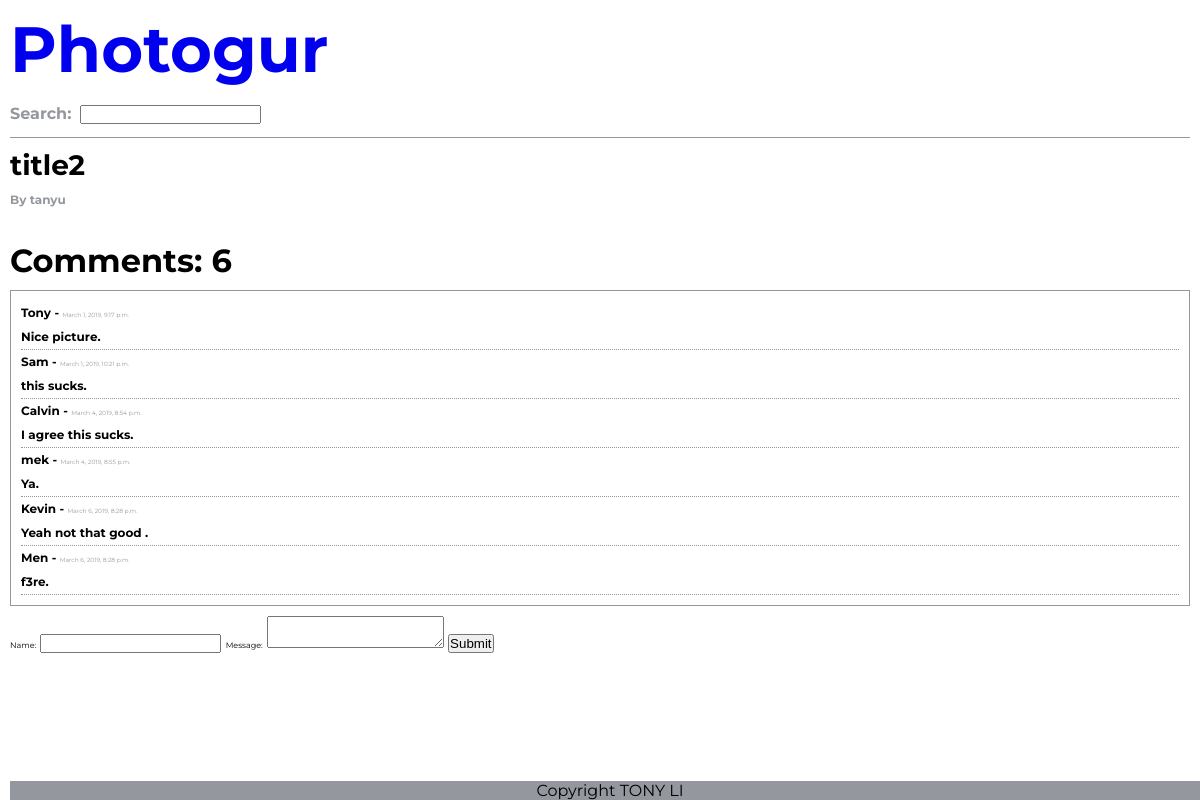
The app's page /pictures/2, older data.
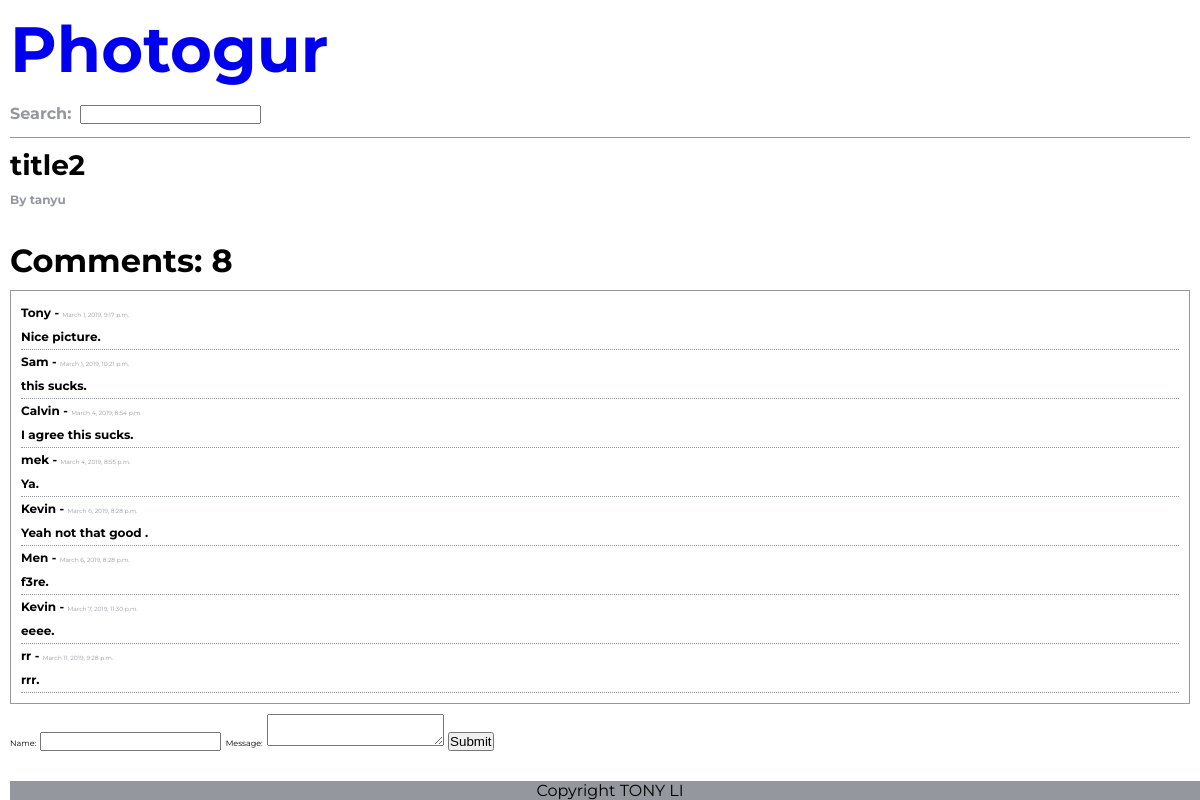
The same page, newer data.
### photogur/models.py (models this page shows, shortened)
class Picture(models.Model):
    title = models.CharField(max_length=255)
    artist = models.CharField(max_length=255)
    url = models.CharField(max_length=255)

class Comment(models.Model):
    name = models.CharField(max_length=255)
    created_at = models.DateTimeField(auto_now_add=True)
    message = models.TextField()
    picture = models.ForeignKey(Picture, on_delete=models.CASCADE, related_name='comments')

### photogur/views.py (the view)
# urls.py: path('pictures/<int:id>', picture_show, name='picture_details'),
def picture_show(request, id):
    picture = Picture.objects.get(pk=id)
    comments = picture.comments.all()
    context = {
        'picture': picture,
        'comments': comments
    }
    response = render(request, 'picture.html', context)
    return HttpResponse(response)

### photogur/templates/picture.html (shortened to what this page needs)
{% extends 'base.html' %}
{% block content %}
  <div class="title">
    <h2> {{picture.title}} </h2>
    <h3> By {{picture.artist}} </h3>
  </div>
  <div class="individual-image">
  </div>
    <h1 class="comment-count">Comments: {{ picture.comments.count }}</h1>
    <div class="comment-section">
      <ul>
        {% for comment in comments%}
          <li>
            <h3>{{ comment.name }} - <span>{{ comment.created_at }}</span></h3>
            <h4>{{ comment.message }}.</h4>
          </li>
        {% endfor %}
      </ul>
    </div>
    <form action="{% url 'create_comment' %} "class="comment-section" action="" method="post">
      <label for="comment_name">
        <span>Name:</span>
        <input type="text" name="comment_name" value="">
      </label>
      <label for="comment_message">
        <span>Message:</span>
        <textarea id="comment-message" name="comment_message"></textarea>
      </label>
      <button type="submit" name="button">Submit</button>
    </form>
{% endblock %}

Row changes from the older to the newer data that the page shows:
computed for Picture "title2": comments.count "6" → "8"
added Comment: name "Kevin", created_at "March 7, 2019, 11:30 p.m.", message "eeee"
added Comment: name "rr", created_at "March 11, 2019, 9:28 p.m.", message "rrr"
